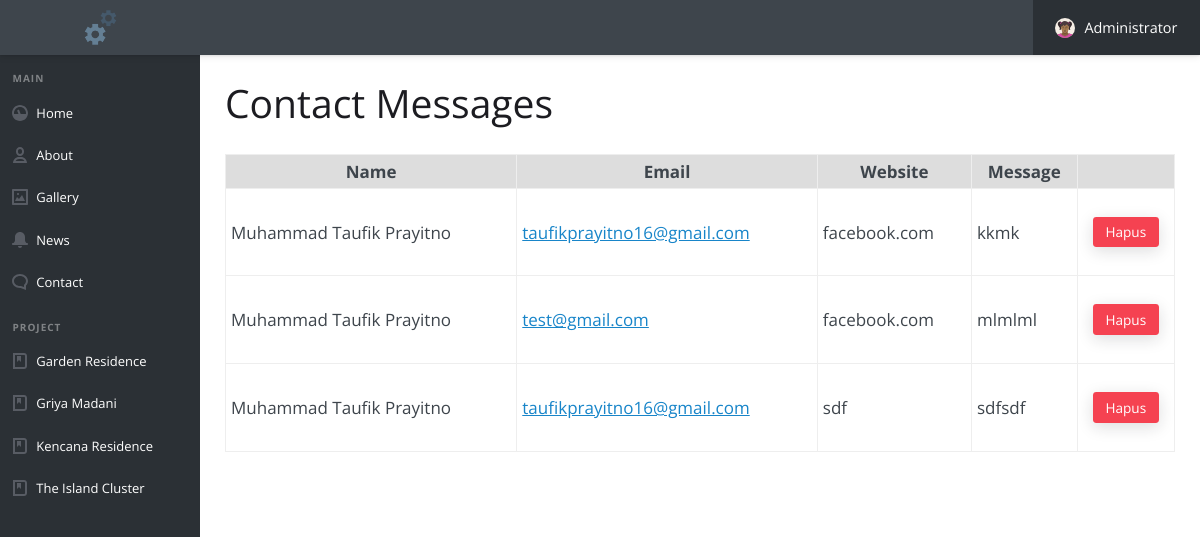
The page /adm/msg.php (signed in) on the database its author committed.
### tables this page shows
CREATE TABLE `tb_message` (
  `id_message` int(55) NOT NULL,
  `name` varchar(255) DEFAULT NULL,
  `email` varchar(255) NOT NULL,
  `website` varchar(255) NOT NULL,
  `message` longtext NOT NULL
);

### adm/msg.php (the view, shortened to what this page needs)
<?php
include("../config/conn.php");
?>
<!doctype html>
<html lang="en">
<head>
  <link rel="stylesheet" href="assets/css/style.css">
</head>
<body>
  <?php include("includes/header.php"); ?>
  <main class="cd-main-content">
    <?php include("includes/navbar.php"); ?>
    <div class="cd-content-wrapper">
      <h2>Contact Messages</h2></h2><br>
      <p>
        <?php
        if (isset($_GET['pageno'])) {
          $pageno = $_GET['pageno'];
        } else {
          $pageno = 1;
        }
        $no_of_records_per_page = 10;
        $offset = ($pageno-1) * $no_of_records_per_page;
        $sql = "SELECT * FROM tb_message LIMIT $offset, $no_of_records_per_page";
        $res_data = mysqli_query($db,$sql);
        ?>
        <div style="overflow-x:auto;">
          <table cellpadding="5" width="100%" border="1">
            <tr style="background:#ddd; font-weight:bolder;">
              <th>Name</th>
              <th>Email</th>
              <th>Website</th>
              <th>Message</th>
              <th colspan="2"></th>
            </tr>
            <?php
            while($data = mysqli_fetch_array($res_data)) {
              ?>
              <tr>
                <td><?php echo $data['name']; ?></td>
                <td><a href="mailto:<?php echo $data['email']; ?>"><?php echo $data['email']; ?></a></td>
                <td><?php echo $data['website']; ?></td>
                <td><?php echo $data['message']; ?></td>
                <td align="center"><br><a class="btn btn--accent btn--sm" href="?id=<?php echo $data['id_message']; ?>&act=del">Hapus</a><br><br></td>
              </tr>
            <?php } ?>
          </table>
        </div><br>
      </p>
    </div>
  </main>
</body>
</html>

### adm/msg.php (style rules this page uses)
table { font-size:17px; }

### rows shown on the page
tb_message: name "Muhammad Taufik Prayitno", email "taufikprayitno16@gmail.com", website "facebook.com", message "kkmk"
tb_message: name "Muhammad Taufik Prayitno", email "test@gmail.com", website "facebook.com", message "mlmlml"
tb_message: name "Muhammad Taufik Prayitno", email "taufikprayitno16@gmail.com", website "sdf", message "sdfsdf"
